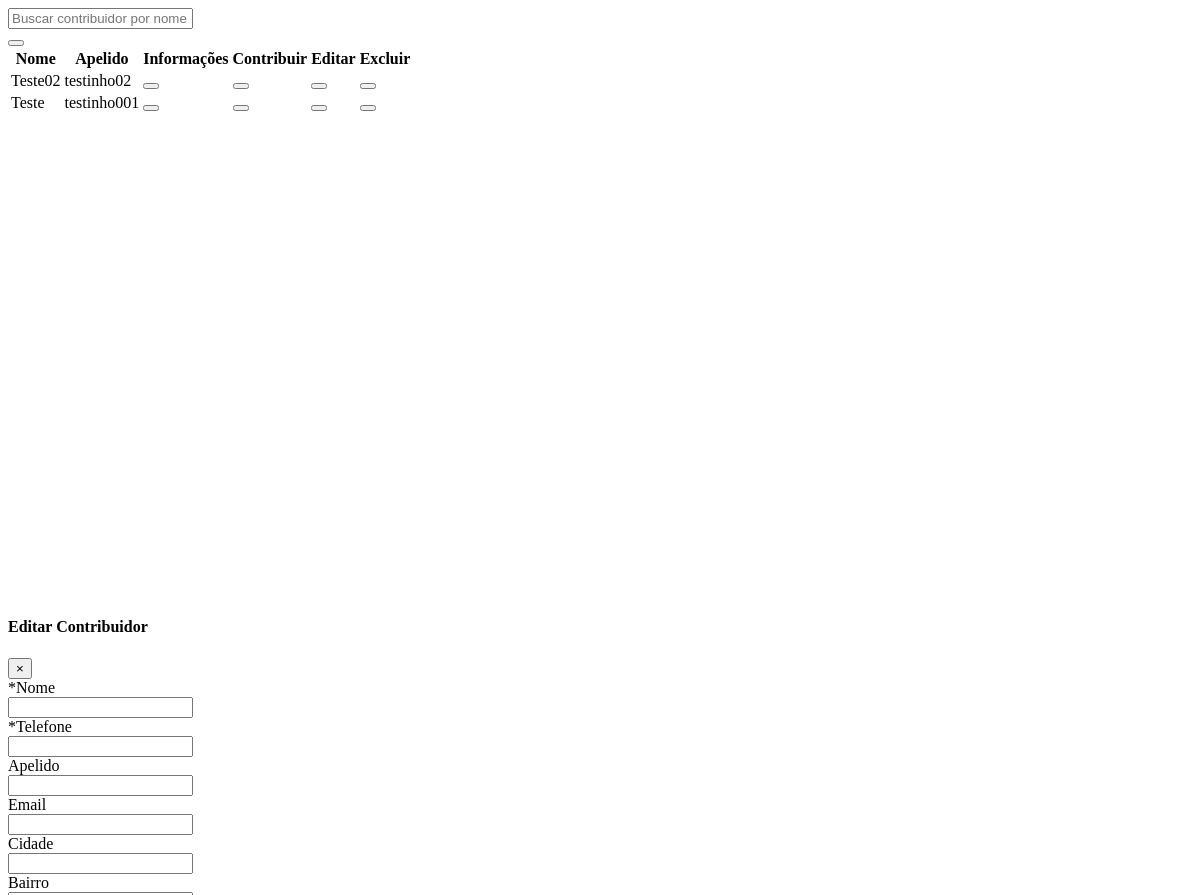
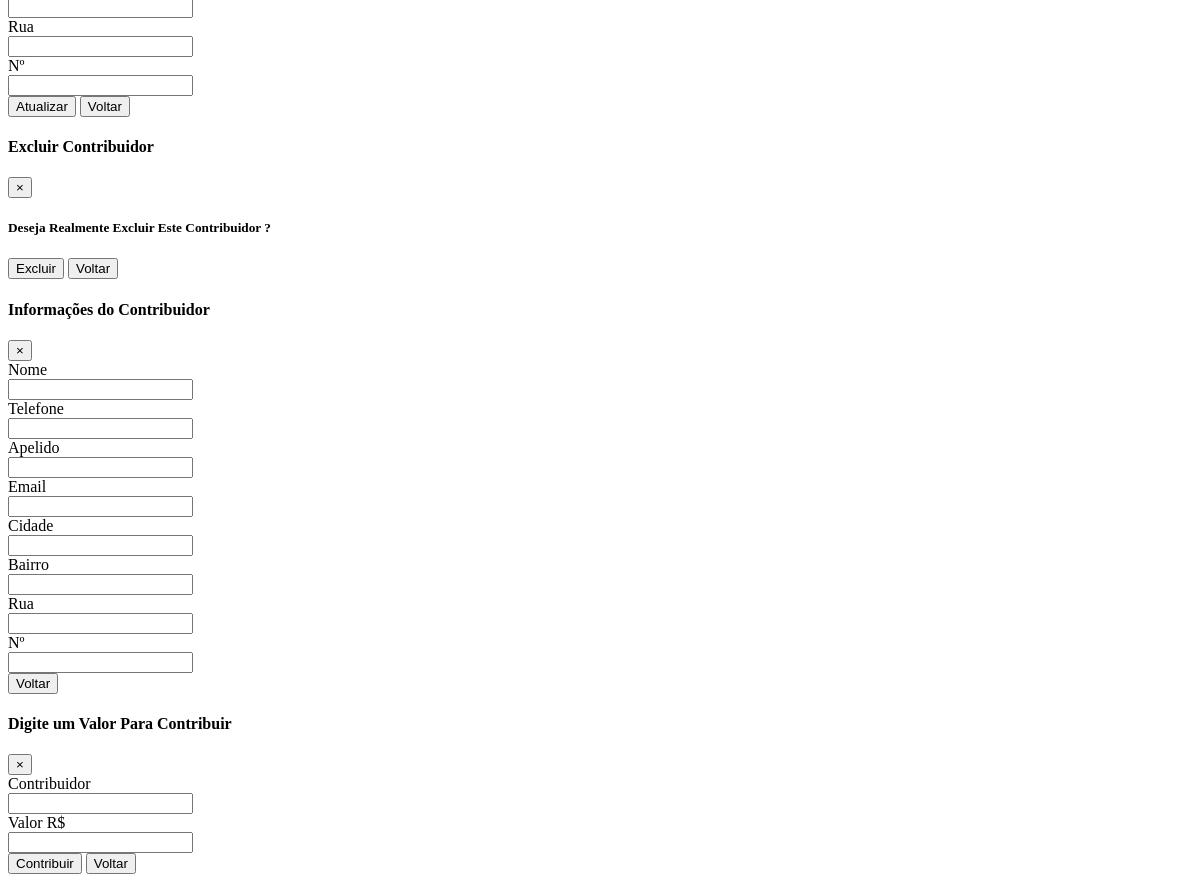
Screenshot of /telas_usuario/contribuidores.php with the database file from the repository (2 pictures, top to bottom).
### tables this page shows
CREATE TABLE IF NOT EXISTS `contribuidores` (
  `id` int(11) NOT NULL AUTO_INCREMENT,
  `nome` varchar(200) NOT NULL,
  `telefone` varchar(15) NOT NULL,
  `apelido` varchar(100) NOT NULL,
  `email` varchar(200) NOT NULL,
  `cidade` varchar(200) NOT NULL,
  `bairro` varchar(200) NOT NULL,
  `rua` varchar(200) NOT NULL,
  `numero` varchar(10) NOT NULL,
  PRIMARY KEY (`id`)
);

### telas_usuario/contribuidores.php (the view, shortened to what this page needs)
<!DOCTYPE html>
<html lang="pt-BR">
    <head>
        <link rel="stylesheet" type = "text/css" href="css/index.css">
    </head>
    <body>
        <div id="buscar" class = "col-12 col-sm-12 col-md-12 col-lg-12 col-xl-6 offset-xl-3">
                <div class="input-group mb-3">
                    <input type="text" class="form-control" id = "campo_busca" autocomplete = "off" placeholder = "Buscar contribuidor por nome ou apelido">
                    <div class="input-group-append">
                        <button class="btn btn-success" type="button" id = "btn-buscar-contribuidor"><i class="fas fa-search fa-1x"></i></button>
                    </div>
                </div>
        </div>
        <div id = "visualizar_contribuidores">
            <table class="table table-hover table-secondary">
                <thead>
                    <tr>
                        <th>Nome</th>
                        <th>Apelido</th>
                        <th>Informações</th>
                        <th>Contribuir</th>
                        <th>Editar</th>
                        <th>Excluir</th>
                    </tr>
                </thead>
                <tbody>
                    <?php
                        require '../conexao/conexao_bd.php';
                        $campo_busca = @$_POST['campo_busca'];
                        if($campo_busca){
                            $comando_buscar = "SELECT * FROM contribuidores WHERE nome LIKE '%$campo_busca%' OR apelido LIKE '%$campo_busca%' ORDER BY id DESC";
                        }else{
                            $comando_buscar = "SELECT * FROM contribuidores ORDER BY id DESC";
                        }
                        $buscar_contribuidor = mysqli_query($conexao, $comando_buscar);
                        while($dados_contribuidor = mysqli_fetch_array($buscar_contribuidor)){
                    ?>
                    <tr>
                        <td><?php echo $dados_contribuidor['nome']?></td>
                        <td><?php echo $dados_contribuidor['apelido']?></td>
                        <td><button type="button" class="btn btn-primary" data-toggle="modal" data-target="#informacoes-contribuidor"
                            data-pegar_nome="<?php echo $dados_contribuidor['nome']?>"
                            data-pegar_telefone="<?php echo $dados_contribuidor['telefone']?>"
                            data-pegar_apelido="<?php echo $dados_contribuidor['apelido']?>"
                            data-pegar_email="<?php echo $dados_contribuidor['email']?>"
                            data-pegar_cidade="<?php echo $dados_contribuidor['cidade']?>"
                            data-pegar_bairro="<?php echo $dados_contribuidor['bairro']?>"
                            data-pegar_rua="<?php echo $dados_contribuidor['rua']?>"
                            data-pegar_numero="<?php echo $dados_contribuidor['numero']?>"
                        ><i class="fas fa-info-circle fa-2x"></i></button></td>
                        <td><button type="button" class="btn btn-info" data-toggle="modal" data-target="#contribuir"
                            data-pegar_id="<?php echo $dados_contribuidor['id']?>"
                            data-pegar_nome="<?php echo $dados_contribuidor['nome']?>"
                            data-pegar_apelido="<?php echo $dados_contribuidor['apelido']?>"
                        ><i class="fas fa-hand-holding-usd fa-2x"></i></button></td>
                        <td><button type="button" class="btn btn-warning" data-toggle="modal" data-target="#editar-contribuidor"
                            data-pegar_id="<?php echo $dados_contribuidor['id']?>"
                            data-pegar_nome="<?php echo $dados_contribuidor['nome']?>"
                            data-pegar_telefone="<?php echo $dados_contribuidor['telefone']?>"
                            data-pegar_apelido="<?php echo $dados_contribuidor['apelido']?>"
                            data-pegar_email="<?php echo $dados_contribuidor['email']?>"
                            data-pegar_cidade="<?php echo $dados_contribuidor['cidade']?>"
                            data-pegar_bairro="<?php echo $dados_contribuidor['bairro']?>"
                            data-pegar_rua="<?php echo $dados_contribuidor['rua']?>"
                            data-pegar_numero="<?php echo $dados_contribuidor['numero']?>"
                        ><i class="fas fa-user-edit fa-2x"></i></button></td>
                        <td><button type="button" class="btn btn-danger" data-toggle="modal" data-target="#excluir-contribuidor"
                            data-pegar_id="<?php echo $dados_contribuidor['id']?>"
                        ><i class="fas fa-user-times fa-2x"></i></button></td>
                    </tr>
                    <?php
                        }
                    ?>
                </tbody>
            </table>
        </div>
        <div class="modal fade" id="editar-contribuidor">
            <div class="modal-dialog modal-dialog-centered">
                <div class="modal-content">
                    <div class="modal-header">
                        <h4 class="modal-title">Editar Contribuidor</h4>
                        <button type="button" class="close" data-dismiss="modal">&times;</button>
                    </div>
                    <form action = "atualizar_contribuidor_bd.php" method = "POST">
                        <div class="modal-body">
                            <div class="input-group mb-3">
                                <div class="input-group-prepend">
                                    <span class="input-group-text">*Nome</span>
                                </div>
                                <input type="text" class="form-control" autocomplete = "off" id = "nome-editar" name = "nome" required>
                            </div>
                            <div class="input-group mb-3">
                                <div class="input-group-prepend">
                                    <span class="input-group-text">*Telefone</span>
                                </div>
                                <input type="text" class="form-control" autocomplete = "off" id = "telefone-editar" name = "telefone" required>
                            </div>
                            <div class="input-group mb-3">
                                <div class="input-group-prepend">
                                    <span class="input-group-text">Apelido</span>
                                </div>
                                <input type="text" class="form-control" autocomplete = "off" id = "apelido-editar" name = "apelido">
                            </div>
                            <div class="input-group mb-3">
                                <div class="input-group-prepend">
                                    <span class="input-group-text">Email</span>
                                </div>
                                <input type="text" class="form-control" autocomplete = "off" id = "email-editar" name = "email">
                            </div>
                            <div class="input-group mb-3">
                                <div class="input-group-prepend">
                                    <span class="input-group-text">Cidade</span>
                                </div>
                                <input type="text" class="form-control" autocomplete = "off" id = "cidade-editar" name = "cidade">
                            </div>
                            <div class="input-group mb-3">
                                <div class="input-group-prepend">
                                    <span class="input-group-text">Bairro</span>
                                </div>
                                <input type="text" class="form-control" autocomplete = "off" id = "bairro-editar" name = "bairro">
                            </div>
                            <div class="input-group mb-3">
                                <div class="input-group-prepend">
                                    <span class="input-group-text">Rua</span>
                                </div>
                                <input type="text" class="form-control" autocomplete = "off" id = "rua-editar" name = "rua">
                            </div>
                            <div class="input-group mb-3">
                                <div class="input-group-prepend">
                                    <span class="input-group-text">Nº</span>
                                </div>
                                <input type="text" class="form-control" autocomplete = "off" id = "numero-editar" name = "numero">
                            </div>
                        </div>
                        <div class="modal-footer">
                            <button type="button" class="btn btn-success" data-dismiss="modal" id = "btn-atualizar-contribuidor">Atualizar</button>
                            <button type="button" class="btn btn-danger" data-dismiss="modal">Voltar</button>
                        </div>
                    </form>
                </div>
            </div>
        </div>
        <div class="modal fade" id="excluir-contribuidor">
            <div class="modal-dialog modal-dialog-centered">
                <div class="modal-content">
                    <div class="modal-header">
                        <h4 class="modal-title">Excluir Contribuidor</h4>
                        <button type="button" class="close" data-dismiss="modal">&times;</button>
                    </div>
                    <form action = "deletar_contribuidor_bd.php" method = "POST">
                        <div class="modal-body">
                            <h5>Deseja Realmente Excluir Este Contribuidor ?<h5>
                        </div>
                        <div class="modal-footer">
                            <button type="button" class="btn btn-danger" data-dismiss="modal" id = "btn-excluir-contribuidor">Excluir</button>
                            <button type="button" class="btn btn-success" data-dismiss="modal">Voltar</button>
                        </div>
                    </form>
                </div>
            </div>
        </div>
        <div class="modal fade" id="informacoes-contribuidor">
            <div class="modal-dialog modal-dialog-centered">
                <div class="modal-content">
                    <div class="modal-header">
                        <h4 class="modal-title">Informações do Contribuidor</h4>
                        <button type="button" class="close" data-dismiss="modal">&times;</button>
                    </div>
                    <form action = "" method = "POST">
                        <div class="modal-body">
                            <div class="input-group mb-3">
                                <div class="input-group-prepend">
                                    <span class="input-group-text">Nome</span>
                                </div>
                                <input type="text" class="form-control" value = "" id = "nome" name = "nome" readonly>
                            </div>
                            <div class="input-group mb-3">
                                <div class="input-group-prepend">
                                    <span class="input-group-text">Telefone</span>
                                </div>
                                <input type="text" class="form-control" value = "" id = "telefone" name = "telefone" readonly>
                            </div>
                            <div class="input-group mb-3">
                                <div class="input-group-prepend">
                                    <span class="input-group-text">Apelido</span>
                                </div>
                                <input type="text" class="form-control" autocomplete = "off" id = "apelido-editar" name = "apelido" readonly>
                            </div>
                            <div class="input-group mb-3">
                                <div class="input-group-prepend">
                                    <span class="input-group-text">Email</span>
                                </div>
                                <input type="text" class="form-control" value = "" id = "email" name = "email" readonly>
                            </div>
                            <div class="input-group mb-3">
                                <div class="input-group-prepend">
                                    <span class="input-group-text">Cidade</span>
                                </div>
                                <input type="text" class="form-control" value = "" id = "cidade" name = "cidade" readonly>
                            </div>
                            <div class="input-group mb-3">
                                <div class="input-group-prepend">
                                    <span class="input-group-text">Bairro</span>
                                </div>
                                <input type="text" class="form-control" value = "" id = "bairro" name = "bairro" readonly>
                            </div>
                            <div class="input-group mb-3">
                                <div class="input-group-prepend">
                                    <span class="input-group-text">Rua</span>
                                </div>
                                <input type="text" class="form-control" value = "" id = "rua" name = "rua" readonly>
                            </div>
                            <div class="input-group mb-3">
                                <div class="input-group-prepend">
                                    <span class="input-group-text">Nº</span>
                                </div>
                                <input type="text" class="form-control" value = "" id = "numero" name = "numero" readonly>
                            </div>
                        </div>
                        <div class="modal-footer">
                            <button type="button" class="btn btn-danger" data-dismiss="modal">Voltar</button>
                        </div>
                    </form>
                </div>
            </div>
        </div>
        <div class="modal fade" id="contribuir">
            <div class="modal-dialog modal-dialog-centered">
                <div class="modal-content">
                    <div class="modal-header">
                        <h4 class="modal-title">Digite um Valor Para Contribuir</h4>
                        <button type="button" class="close" data-dismiss="modal">&times;</button>
                    </div>
                    <form action = "" method = "POST">
                        <div class="modal-body">
                            <div class="input-group mb-3">
                                <div class="input-group-prepend">
                                    <span class="input-group-text">Contribuidor</span>
                                </div>
                                <input type="text" class="form-control" id = "nome_contribuidor_readonly" name = "nome_contribuidor" readonly>
                            </div>
                            <div class="input-group mb-3">
                                <div class="input-group-prepend">
                                    <span class="input-group-text">Valor R$</span>
                                </div>
                                <input type="text" class="form-control" autocomplete = "off" id = "valor_contribuicao" name = "valor_contribuicao">
                            </div>
                        </div>
                        <div class="modal-footer">
                            <button type="button" class="btn btn-info" data-dismiss="modal" id = "btn-contribuir">Contribuir</button>
                            <button type="button" class="btn btn-danger" data-dismiss="modal">Voltar</button>
                        </div>
                    </form>
                </div>
            </div>
        </div>
    </body>
</html>

### css/index.css (style rules this page uses)
#visualizar_contribuidores, #visualizar_contribuicoes, #registro_sorteios { overflow-y: auto; height: 550px; }

### rows the page displays
contribuidores: nome "Teste02", apelido "testinho02"
contribuidores: nome "Teste", apelido "testinho001"
